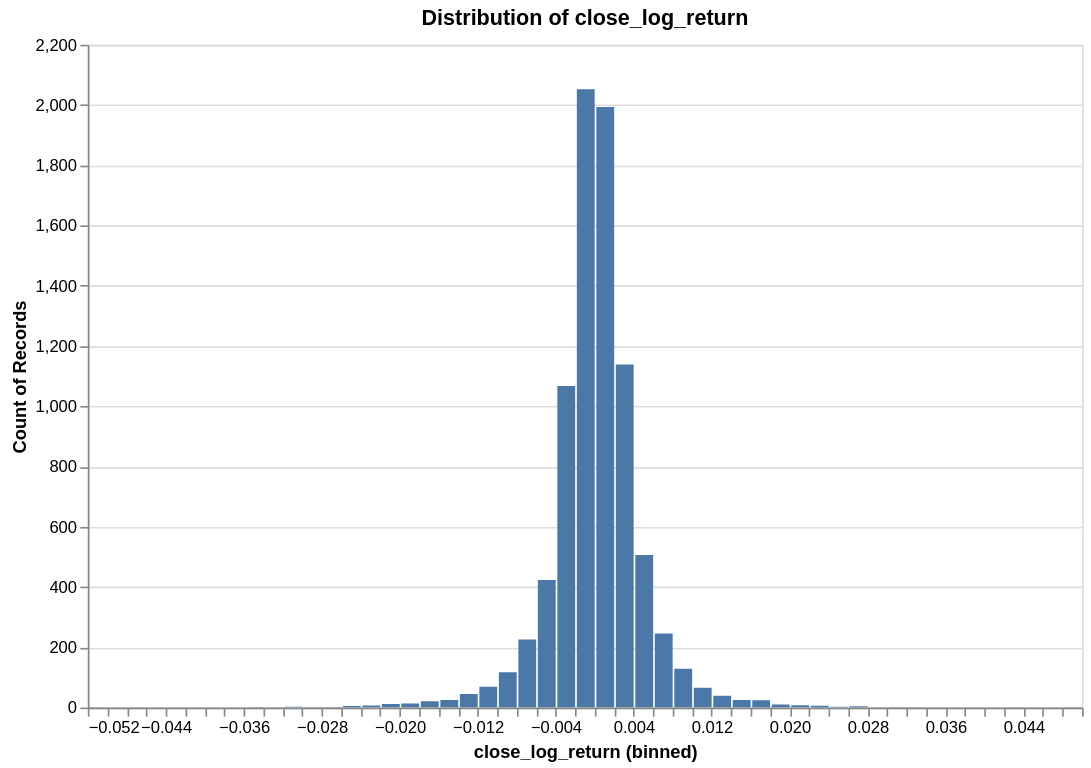

Notebook cell for this chart:
### Code cell
research.plot_distribution(ts, target, no_bins = 100)

### Figure 1 — Vega specification as saved in the notebook (floating-point values rounded to 4 significant figures)
{"$schema": "https://vega.github.io/schema/vega/v6.json", "data": [{"name": "param_f268f798f41c853e_store"}, {"name": "source_0", "values": [{"__count": 2052, "bin_maxbins_100_close_log_return": -0.002, "bin_maxbins_100_close_log_return_end": -1.735e-18}, {"__count": 1139, "bin_maxbins_100_close_log_return": 0.002, "bin_maxbins_100_close_log_return_end": 0.004}, {"__count": 1067, "bin_maxbins_100_close_log_return": -0.004, "bin_maxbins_100_close_log_return_end": -0.002}, {"__count": 1993, "bin_maxbins_100_close_log_return": 0.0, "bin_maxbins_100_close_log_return_end": 0.002}, {"__count": 506, "bin_maxbins_100_close_log_return": 0.004, "bin_maxbins_100_close_log_return_end": 0.006}, {"__count": 423, "bin_maxbins_100_close_log_return": -0.006, "bin_maxbins_100_close_log_return_end": -0.004}, {"__count": 129, "bin_maxbins_100_close_log_return": 0.008, "bin_maxbins_100_close_log_return_end": 0.01}, {"__count": 246, "bin_maxbins_100_close_log_return": 0.006, "bin_maxbins_100_close_log_return_end": 0.008}, {"__count": 117, "bin_maxbins_100_close_log_return": -0.01, "bin_maxbins_100_close_log_return_end": -0.008}, {"__count": 25, "bin_maxbins_100_close_log_return": 0.014, "bin_maxbins_100_close_log_return_end": 0.016}, {"__count": 226, "bin_maxbins_100_close_log_return": -0.008, "bin_maxbins_100_close_log_return_end": -0.006}, {"__count": 69, "bin_maxbins_100_close_log_return": -0.012, "bin_maxbins_100_close_log_return_end": -0.01}, {"__count": 39, "bin_maxbins_100_close_log_return": 0.012, "bin_maxbins_100_close_log_return_end": 0.014}, {"__count": 2, "bin_maxbins_100_close_log_return": -0.028, "bin_maxbins_100_close_log_return_end": -0.026}, {"__count": 45, "bin_maxbins_100_close_log_return": -0.014, "bin_maxbins_100_close_log_return_end": -0.012}, {"__count": 66, "bin_maxbins_100_close_log_return": 0.01, "bin_maxbins_100_close_log_return_end": 0.012}, {"__count": 24, "bin_maxbins_100_close_log_return": 0.016, "bin_maxbins_100_close_log_return_end": 0.018}, {"__count": 21, "bin_maxbins_100_close_log_return": -0.018, "bin_maxbins_100_close_log_return_end": -0.016}, {"__count": 3, "bin_maxbins_100_close_log_return": 0.024, "bin_maxbins_100_close_log_return_end": 0.026}, {"__count": 4, "bin_maxbins_100_close_log_return": 0.026, "bin_maxbins_100_close_log_return_end": 0.028}, {"__count": 10, "bin_maxbins_100_close_log_return": 0.018, "bin_maxbins_100_close_log_return_end": 0.02}, {"__count": 13, "bin_maxbins_100_close_log_return": -0.02, "bin_maxbins_100_close_log_return_end": -0.018}, {"__count": 8, "bin_maxbins_100_close_log_return": 0.02, "bin_maxbins_100_close_log_return_end": 0.022}, {"__count": 2, "bin_maxbins_100_close_log_return": -0.03, "bin_maxbins_100_close_log_return_end": -0.028}, {"__count": 7, "bin_maxbins_100_close_log_return": -0.024, "bin_maxbins_100_close_log_return_end": -0.022}, {"__count": 12, "bin_maxbins_100_close_log_return": -0.022, "bin_maxbins_100_close_log_return_end": -0.02}, {"__count": 6, "bin_maxbins_100_close_log_return": 0.022, "bin_maxbins_100_close_log_return_end": 0.024}, {"__count": 25, "bin_maxbins_100_close_log_return": -0.016, "bin_maxbins_100_close_log_return_end": -0.014}, {"__count": 1, "bin_maxbins_100_close_log_return": 0.032, "bin_maxbins_100_close_log_return_end": 0.034}, {"__count": 5, "bin_maxbins_100_close_log_return": -0.026, "bin_maxbins_100_close_log_return_end": -0.024}, {"__count": 2, "bin_maxbins_100_close_log_return": 0.048, "bin_maxbins_100_close_log_return_end": 0.05}, {"__count": 2, "bin_maxbins_100_close_log_return": -0.036, "bin_maxbins_100_close_log_return_end": -0.034}, {"__count": 1, "bin_maxbins_100_close_log_return": -0.034, "bin_maxbins_100_close_log_return_end": -0.032}, {"__count": 3, "bin_maxbins_100_close_log_return": -0.032, "bin_maxbins_100_close_log_return_end": -0.03}, {"__count": 1, "bin_maxbins_100_close_log_return": 0.042, "bin_maxbins_100_close_log_return_end": 0.044}, {"__count": 2, "bin_maxbins_100_close_log_return": 0.03, "bin_maxbins_100_close_log_return_end": 0.032}, {"__count": 1, "bin_maxbins_100_close_log_return": -0.048, "bin_maxbins_100_close_log_return_end": -0.046}, {"__count": 1, "bin_maxbins_100_close_log_return": -0.052, "bin_maxbins_100_close_log_return_end": -0.05}, {"__count": 1, "bin_maxbins_100_close_log_return": 0.028, "bin_maxbins_100_close_log_return_end": 0.03}]}, {"name": "source_0_y_domain___count", "values": [{"min": 1, "max": 2052}]}], "signals": [{"name": "bin_maxbins_100_close_log_return_bins", "value": {"fields": ["close_log_return"], "fname": "bin_close_log_return", "start": -0.052, "step": 0.002, "stop": 0.05}}, {"name": "unit", "value": {}, "on": [{"events": "pointermove", "update": "isTuple(group()) ? group() : unit"}]}, {"name": "param_f268f798f41c853e", "update": "vlSelectionResolve(\"param_f268f798f41c853e_store\", \"union\")"}, {"name": "param_f268f798f41c853e_close_log_return", "on": [{"events": [{"source": "view", "type": "dblclick"}], "update": "null"}, {"events": {"signal": "param_f268f798f41c853e_translate_delta"}, "update": "panLinear(param_f268f798f41c853e_translate_anchor.extent_x, -param_f268f798f41c853e_translate_delta.x / width)"}, {"events": {"signal": "param_f268f798f41c853e_zoom_delta"}, "update": "zoomLinear(domain(\"x\"), param_f268f798f41c853e_zoom_anchor.x, param_f268f798f41c853e_zoom_delta)"}]}, {"name": "param_f268f798f41c853e_tuple", "on": [{"events": [{"signal": "param_f268f798f41c853e_close_log_return"}], "update": "param_f268f798f41c853e_close_log_return ? {unit: \"\", fields: param_f268f798f41c853e_tuple_fields, values: [param_f268f798f41c853e_close_log_return]} : null"}]}, {"name": "param_f268f798f41c853e_tuple_fields", "value": [{"field": "close_log_return", "channel": "x", "type": "R"}]}, {"name": "param_f268f798f41c853e_translate_anchor", "value": {}, "on": [{"events": [{"source": "scope", "type": "pointerdown"}], "update": "{x: x(unit), y: y(unit), extent_x: domain(\"x\")}"}]}, {"name": "param_f268f798f41c853e_translate_delta", "value": {}, "on": [{"events": [{"source": "window", "between": [{"source": "scope", "type": "pointerdown"}, {"source": "window", "type": "pointerup"}], "consume": true, "type": "pointermove"}], "update": "{x: param_f268f798f41c853e_translate_anchor.x - x(unit), y: param_f268f798f41c853e_translate_anchor.y - y(unit)}"}]}, {"name": "param_f268f798f41c853e_zoom_anchor", "on": [{"events": [{"source": "scope", "consume": true, "type": "wheel"}], "update": "{x: invert(\"x\", x(unit)), y: invert(\"y\", y(unit))}"}]}, {"name": "param_f268f798f41c853e_zoom_delta", "on": [{"events": [{"source": "scope", "consume": true, "type": "wheel"}], "update": "pow(1.001, event.deltaY * pow(16, event.deltaMode))", "force": true}]}, {"name": "param_f268f798f41c853e_modify", "on": [{"events": {"signal": "param_f268f798f41c853e_tuple"}, "update": "modify(\"param_f268f798f41c853e_store\", param_f268f798f41c853e_tuple, true)"}]}], "marks": [{"type": "rect", "name": "marks", "from": {"data": "source_0"}, "encode": {"update": {"y": {"field": "__count", "scale": "y"}, "fill": {"value": "#4c78a8"}, "y2": {"value": 0, "scale": "y"}, "x2": {"field": "bin_maxbins_100_close_log_return", "scale": "x", "offset": {"signal": "0.5 + (abs(scale(\"x\", datum[\"bin_maxbins_100_close_log_return_end\"]) - scale(\"x\", datum[\"bin_maxbins_100_close_log_return\"])) < 0.25 ? -0.5 * (0.25 - (abs(scale(\"x\", datum[\"bin_maxbins_100_close_log_return_end\"]) - scale(\"x\", datum[\"bin_maxbins_100_close_log_return\"])))) : 0.5)"}}, "x": {"field": "bin_maxbins_100_close_log_return_end", "scale": "x", "offset": {"signal": "0.5 + (abs(scale(\"x\", datum[\"bin_maxbins_100_close_log_return_end\"]) - scale(\"x\", datum[\"bin_maxbins_100_close_log_return\"])) < 0.25 ? 0.5 * (0.25 - (abs(scale(\"x\", datum[\"bin_maxbins_100_close_log_return_end\"]) - scale(\"x\", datum[\"bin_maxbins_100_close_log_return\"])))) : -0.5)"}}}}, "interactive": true, "style": ["bar"], "clip": true}], "scales": [{"name": "x", "type": "linear", "domain": {"signal": "[bin_maxbins_100_close_log_return_bins.start, bin_maxbins_100_close_log_return_bins.stop]"}, "range": [0, {"signal": "width"}], "bins": {"signal": "bin_maxbins_100_close_log_return_bins"}, "domainRaw": {"signal": "param_f268f798f41c853e[\"close_log_return\"]"}, "zero": false}, {"name": "y", "type": "linear", "domain": [{"signal": "(data(\"source_0_y_domain___count\")[0] || {}).min"}, {"signal": "(data(\"source_0_y_domain___count\")[0] || {}).max"}], "range": [{"signal": "height"}, 0], "zero": true, "nice": true}], "axes": [{"scale": "y", "ticks": false, "grid": true, "labels": false, "tickCount": {"signal": "ceil(height/40)"}, "gridScale": "x", "orient": "left", "domain": false, "minExtent": 0, "zindex": 0, "aria": false, "maxExtent": 0}, {"scale": "x", "orient": "bottom", "labelOverlap": true, "labelFlush": true, "grid": false, "tickCount": {"signal": "ceil(width/10)"}, "title": "close_log_return (binned)", "zindex": 0}, {"scale": "y", "grid": false, "title": "Count of Records", "orient": "left", "tickCount": {"signal": "ceil(height/40)"}, "labelOverlap": true, "zindex": 0}], "title": {"text": "Distribution of close_log_return", "frame": "group"}, "padding": 5, "height": 400, "style": "cell", "background": "white", "width": 600}
